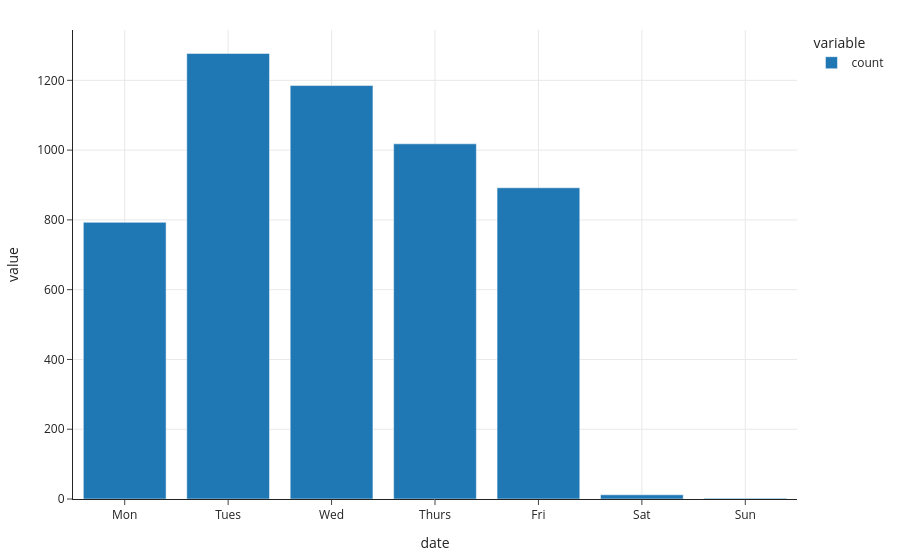

Source (notebook cell):
### Code cell
(
    insp['date'].dt.dayofweek.value_counts()
    .plot.bar().update_xaxes(
        tickvals=np.arange(7), ticktext=['Mon', 'Tues', 'Wed', 'Thurs', 'Fri', 'Sat', 'Sun']
    )
)

### Figure 1 — Plotly figure (JSON) as saved in the notebook; plotly's stock layout.template omitted (floating-point values rounded to 4 significant figures)
{"data": [{"alignmentgroup": "True", "hovertemplate": "variable=count<br>date=%{x}<br>value=%{y}<extra></extra>", "legendgroup": "count", "marker": {"color": "#1F77B4", "pattern": {"shape": ""}}, "name": "count", "offsetgroup": "count", "orientation": "v", "showlegend": true, "textposition": "auto", "type": "bar", "x": [1, 2, 3, 4, 0, 5, 6], "xaxis": "x", "y": [1277, 1185, 1018, 892, 793, 12, 2], "yaxis": "y"}], "layout": {"barmode": "relative", "legend": {"title": {"text": "variable"}, "tracegroupgap": 0}, "xaxis": {"anchor": "y", "domain": [0, 1], "ticktext": ["Mon", "Tues", "Wed", "Thurs", "Fri", "Sat", "Sun"], "tickvals": [0, 1, 2, 3, 4, 5, 6], "title": {"text": "date"}}, "yaxis": {"anchor": "x", "domain": [0, 1], "title": {"text": "value"}}}}
